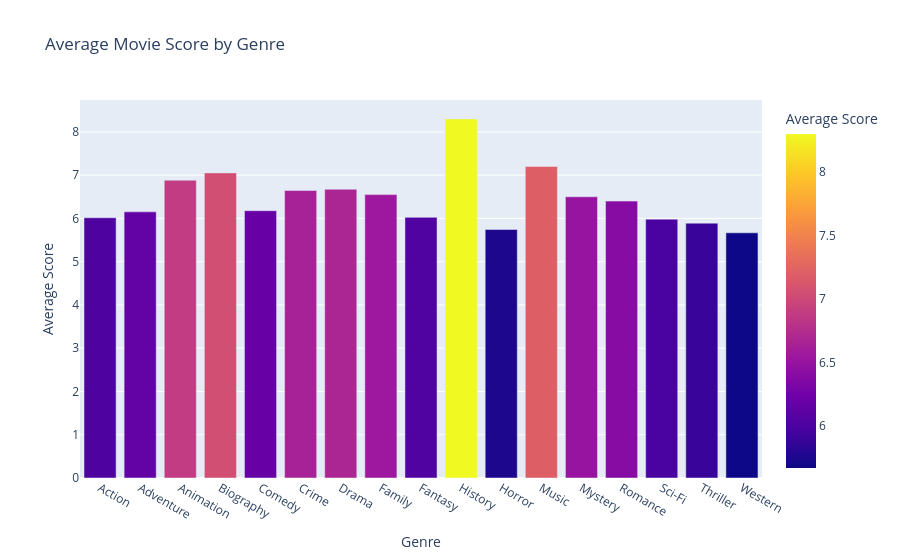

Here is the notebook cell this chart was saved with:
### Code cell
# 2. Calculate the average movie score for each genre
genreScores = cleanedTable.groupby('genre')['score'].mean().reset_index()
genreScores.columns = ['genre', 'average_score']

# 3. Create the bar chart
fig = px.bar(
    genreScores,
    x='genre',                  
    y='average_score',
    color='average_score',      
    title='Average Movie Score by Genre',  
    labels={
        'genre': 'Genre',
        'average_score': 'Average Score'
    }
)
fig.show()

### Figure 1 — Plotly figure (JSON) as saved in the notebook; plotly's stock layout.template omitted (floating-point values rounded to 4 significant figures)
{"data": [{"hovertemplate": "Genre=%{x}<br>Average Score=%{marker.color}<extra></extra>", "legendgroup": "", "marker": {"color": [6.015, 6.152, 6.883, 7.052, 6.179, 6.645, 6.674, 6.55, 6.024, 8.3, 5.744, 7.2, 6.5, 6.4, 5.983, 5.891, 5.667], "coloraxis": "coloraxis", "pattern": {"shape": ""}}, "name": "", "orientation": "v", "showlegend": false, "textposition": "auto", "type": "bar", "x": ["Action", "Adventure", "Animation", "Biography", "Comedy", "Crime", "Drama", "Family", "Fantasy", "History", "Horror", "Music", "Mystery", "Romance", "Sci-Fi", "Thriller", "Western"], "xaxis": "x", "y": [6.015, 6.152, 6.883, 7.052, 6.179, 6.645, 6.674, 6.55, 6.024, 8.3, 5.744, 7.2, 6.5, 6.4, 5.983, 5.891, 5.667], "yaxis": "y"}], "layout": {"barmode": "relative", "coloraxis": {"colorbar": {"title": {"text": "Average Score"}}, "colorscale": [[0, "#0d0887"], [0.1111, "#46039f"], [0.2222, "#7201a8"], [0.3333, "#9c179e"], [0.4444, "#bd3786"], [0.5556, "#d8576b"], [0.6667, "#ed7953"], [0.7778, "#fb9f3a"], [0.8889, "#fdca26"], [1, "#f0f921"]]}, "legend": {"tracegroupgap": 0}, "title": {"text": "Average Movie Score by Genre"}, "xaxis": {"anchor": "y", "domain": [0, 1], "title": {"text": "Genre"}}, "yaxis": {"anchor": "x", "domain": [0, 1], "title": {"text": "Average Score"}}}}
